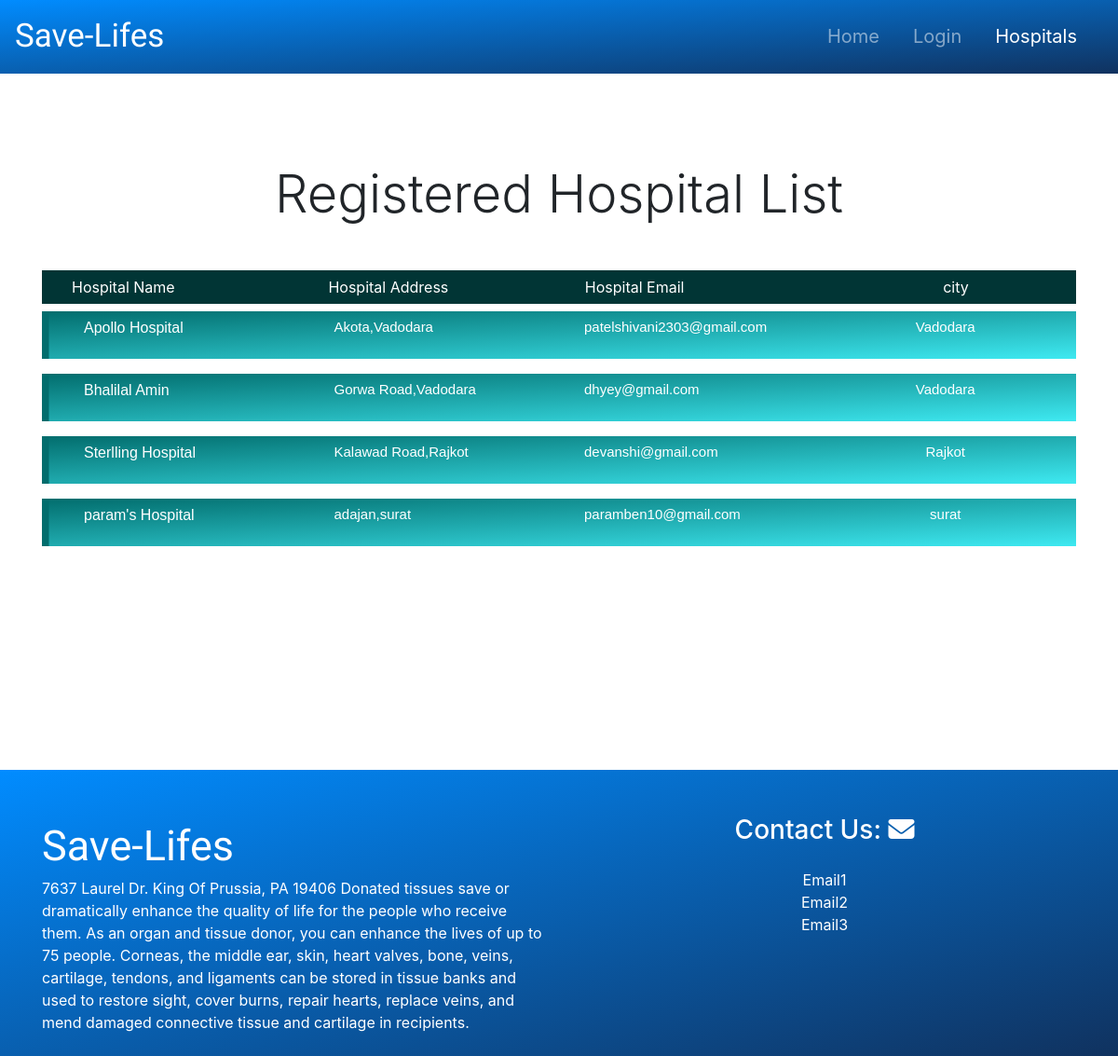
/Hospital/Mainpage/, run on the app's committed database.
### hospital/models.py (models this page shows)
class Hospital(models.Model):
    hospital_email=models.CharField(max_length=50,primary_key=True,help_text ='write your email')
    hospital_name=models.CharField(max_length=30)
    hospital_city=models.CharField(max_length=20)
    hospital_mobile_no=models.CharField(max_length=10)
    hospital_address=models.CharField(max_length=100,help_text = 'write your email')
    zip_code=models.CharField(max_length=6)
    hospital_latitude=models.FloatField(default=None)
    hospital_longitude=models.FloatField(default=None)

### hospital/views.py (the view)
# urls.py: url('Mainpage/',Mainpage),
def Mainpage(request):
    hospitals=Hospital.objects.all()
    return render(request, 'main.html', {'hospitals':hospitals})

### hospital/templates/main.html (shortened to what this page needs)
<html>
<head>
    {% load static %}
    <link rel="stylesheet" type="text/css" href="{% static 'css/style2.css' %}">
    <link rel="stylesheet" href="https://stackpath.bootstrapcdn.com/bootstrap/4.4.1/css/bootstrap.min.css">
</head>
<body>
    <nav class="navbar navbar-expand-lg navbar-dark sticky-top" style="background:rgb(1, 140, 255); background: linear-gradient(to top left, #10325f, rgb(1, 140, 255) ); ">
        <a class="navbar-brand" href="#" style="font-size: 35px;">Save-Lifes</a>
        <div class="collapse navbar-collapse justify-content-end" id="navbarNavAltMarkup">
            <div class="navbar-nav" style="font-size: 20px;">
                <a class="nav-item nav-link" href="/Home/Homepage">Home</a>
                <a class="nav-item nav-link" href="/Hospital/loginpage">Login</a>
                <a class="nav-item nav-link active" href="/Hospital/Mainpage">Hospitals</a>
            </div>
        </div>
    </nav>
    <div class="container my-5">
        <h2 class="text-center display-4 pt-5 mb-5">Registered Hospital List</h2>
        <div class="list" style="background-color:rgb(1, 53, 53); color:white; padding: .4em .4em .4em 2em;">
            <div class="row">
                <div class="col">
                    Hospital Name
                </div>
                <div class="col">
                    Hospital Address
                </div>
                <div class="col">
                    Hospital Email
                </div>
                <div class="col text-center">
                    city
                </div>
            </div>
        </div>
        {% for hospital in hospitals%}
        <div class="list-type4">
            <ol>
                <li>
                    <div class="row">
                        <div class="col">
                            <form action="/Hospital/ViewTrends/" method="POST">
                                <input type="submit" id="donbtn" class="btn text-center btn-primary" style="padding:0px; background-color:inherit; color:white; border:none" value="{{hospital.hospital_name}}">
                            </form>
                        </div>
                        <div class="col">
                            {{hospital.hospital_address}}
                        </div>
                        <div class="col">
                            {{hospital.hospital_email}}
                        </div>
                        <div class="col text-center">
                            {{hospital.hospital_city}}
                        </div>
                    </div>
                </li>
            </ol>
        </div>
        {% endfor%}
    </div>
    <br>
    <br>
    <br> <br>
    <br>
    <br>
    <footer class="pt-5 mt-5 pb-2" style="background:rgb(1, 140, 255); background: linear-gradient(to top left, #10325f, rgb(1, 140, 255) );">
        <div class="container text-white">
            <div class="row">
                <div class="col-lg-6 col-md-12 mb-4 mb-md-0">
                    <div class="logo-part">
                        <a class="w-50 logo-footer" style="  font-family: 'Lobster', cursive;
                font-size: 45px;"> Save-Lifes</a>
                        <p>7637 Laurel Dr. King Of Prussia, PA 19406 Donated tissues save or dramatically enhance the quality of life for the people who receive them. As an organ and tissue donor, you can enhance the lives of up to 75 people. Corneas, the
                            middle ear, skin, heart valves, bone, veins, cartilage, tendons, and ligaments can be stored in tissue banks and used to restore sight, cover burns, repair hearts, replace veins, and mend damaged connective tissue and cartilage
                            in recipients.
                        </p>
                    </div>
                </div>
                <div class="col-lg-6 col-md-12 mb-4 mb-md-0 text-center">
                    <h3 class="text mb-4">Contact Us: <i class="fa fa-envelope" aria-hidden="true"></i>
                    </h3>
                    <ul class="list-unstyled">
                        <li>
                            <a href="#!" class="text-white">Email1</a>
                        </li>
                        <li>
                            <a href="#!" class="text-white">Email2</a>
                        </li>
                        <li>
                            <a href="#!" class="text-white">Email3</a>
                        </li>
                    </ul>
                </div>
            </div>
        </div>
    </footer>
</body>
</html>

### hospital/static/css/style2.css (style rules this page uses)
.navbar-brand { font-family: 'Lobster', cursive; font-size: 30px; }
.navbar-nav a:after, .navbar-nav a:before { transition: all .5s; }
.navbar-nav a { position: relative; margin-right: 20px; }
.navbar-nav a:after { position: absolute; bottom: 0; left: 0; right: 0; margin: auto; width: 0%; content: '.'; color: transparent; background: #aaa; height: 1px; }
input#donbtn { border-color: rgb(2, 109, 109); color: rgb(2, 109, 109); }

### hospital/templates/main.html (style rules this page uses)
.list-type4 { width: 100%; margin: 0 auto; }
.list-type4 ol { counter-reset: li; list-style: none; *list-style: decimal; font-size: 15px; font-family: 'Raleway', sans-serif; padding: 0; }
.list-type4 .row { padding: .4em .4em .4em 2em; *padding: .4em; margin: .5em 0; background: rgb(2, 109, 109); background: linear-gradient(to top left, rgb(62, 233, 241), rgb(2, 109, 109)); color: white; text-decoration: none; box-shadow: inset 0.5em 0 rgb(2, 109, 109); -webkit-transition: box-shadow 1s; transition: box-shadow 1s; }

### data on the page
Hospital: hospital_name "Apollo Hospital", hospital_address "Akota,Vadodara", hospital_email "patelshivani2303@gmail.com", hospital_city "Vadodara"
Hospital: hospital_name "Bhalilal Amin", hospital_address "Gorwa Road,Vadodara", hospital_email "dhyey@gmail.com", hospital_city "Vadodara"
Hospital: hospital_name "Sterlling Hospital", hospital_address "Kalawad Road,Rajkot", hospital_email "devanshi@gmail.com", hospital_city "Rajkot"
Hospital: hospital_name "param's Hospital", hospital_address "adajan,surat", hospital_email "paramben10@gmail.com", hospital_city "surat"
